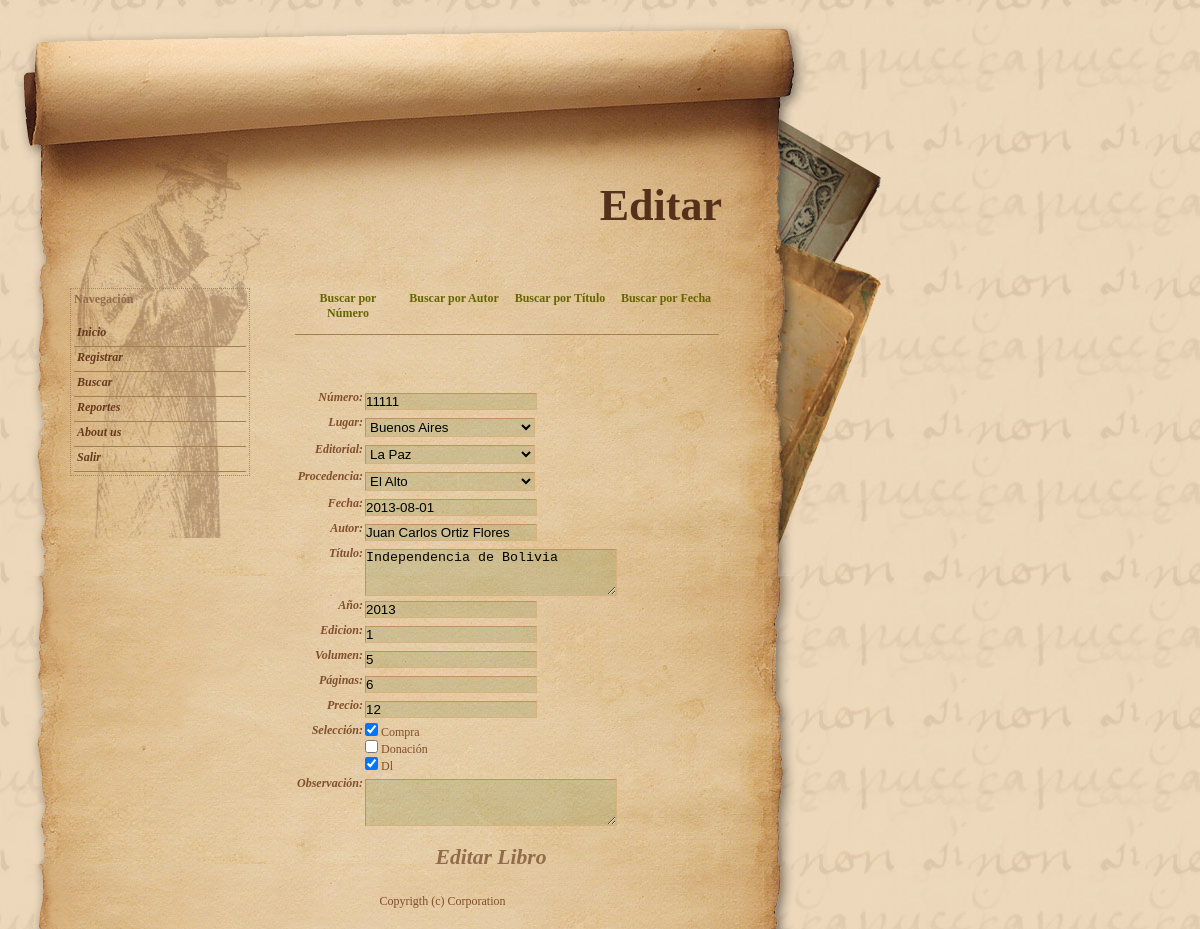
The app's page /buscar/editar.php?nro=11111 (signed in) with its own data.
### tables this page shows
CREATE TABLE IF NOT EXISTS `libro` (
  `nro` int(11) NOT NULL,
  `fecha` date NOT NULL,
  `autor` varchar(200) NOT NULL,
  `titulo` text NOT NULL,
  `id_lug` int(11) NOT NULL,
  `id_edi` int(11) NOT NULL,
  `anio` year(4) NOT NULL,
  `edicion` varchar(10) NOT NULL,
  `volumen` varchar(5) NOT NULL,
  `paginas` int(11) NOT NULL,
  `compra` tinyint(1) DEFAULT NULL,
  `precio` int(11) DEFAULT NULL,
  `donac` tinyint(1) DEFAULT NULL,
  `dl` tinyint(1) DEFAULT NULL,
  `id_pro` int(11) NOT NULL,
  `observacion` text,
  PRIMARY KEY (`nro`),
  KEY `id_lug` (`id_lug`,`id_edi`,`id_pro`),
  KEY `id_lug_2` (`id_lug`),
  KEY `id_edi` (`id_edi`),
  KEY `id_pro` (`id_pro`)
);

CREATE TABLE IF NOT EXISTS `lugar` (
  `id` int(11) NOT NULL AUTO_INCREMENT,
  `nombre` varchar(200) NOT NULL,
  PRIMARY KEY (`id`)
);

CREATE TABLE IF NOT EXISTS `editorial` (
  `id` int(11) NOT NULL AUTO_INCREMENT,
  `nombre` varchar(200) NOT NULL,
  PRIMARY KEY (`id`)
);

CREATE TABLE IF NOT EXISTS `procedencia` (
  `id` int(11) NOT NULL AUTO_INCREMENT,
  `nombre` varchar(200) NOT NULL,
  PRIMARY KEY (`id`)
);

### public/buscar/editar.php (the view, shortened to what this page needs)
<?php require_once('../../Connections/conex.php'); ?>
<?php
if (!function_exists("GetSQLValueString")) {
function GetSQLValueString($theValue, $theType, $theDefinedValue = "", $theNotDefinedValue = "")
{
  $theValue = function_exists("mysql_real_escape_string") ? mysql_real_escape_string($theValue) : mysql_escape_string($theValue);
  switch ($theType) {
    case "long":
    case "int":
      $theValue = ($theValue != "") ? intval($theValue) : "NULL";
      break;
  }
  return $theValue;
}
}
$editFormAction = $_SERVER['PHP_SELF'];
if (isset($_SERVER['QUERY_STRING'])) {
  $editFormAction .= "?" . htmlentities($_SERVER['QUERY_STRING']);
}
$colname_libro = "-1";
if (isset($_GET['nro'])) {
  $colname_libro = $_GET['nro'];
}
$query_libro = sprintf("SELECT * FROM libro WHERE nro = %s", GetSQLValueString($colname_libro, "int"));
$libro = mysql_query($query_libro, $conex) or die(mysql_error());
$row_libro = mysql_fetch_assoc($libro);
$totalRows_libro = mysql_num_rows($libro);
$query_lugar = "SELECT * FROM lugar ORDER BY nombre ASC";
$lugar = mysql_query($query_lugar, $conex) or die(mysql_error());
$row_lugar = mysql_fetch_assoc($lugar);
$query_editorial = "SELECT * FROM editorial ORDER BY nombre ASC";
$editorial = mysql_query($query_editorial, $conex) or die(mysql_error());
$row_editorial = mysql_fetch_assoc($editorial);
$query_procedencia = "SELECT * FROM procedencia ORDER BY nombre ASC";
$procedencia = mysql_query($query_procedencia, $conex) or die(mysql_error());
$row_procedencia = mysql_fetch_assoc($procedencia);
?>
<!DOCTYPE html PUBLIC "-//W3C//DTD XHTML 1.0 Transitional//EN" "http://www.w3.org/TR/xhtml1/DTD/xhtml1-transitional.dtd">
<html xmlns="http://www.w3.org/1999/xhtml">
<head>
<link href="../css/style.css" rel="stylesheet" type="text/css" />
<link href="../../SpryAssets/SpryValidationTextField.css" rel="stylesheet" type="text/css" />
<link href="../../SpryAssets/SpryValidationTextarea.css" rel="stylesheet" type="text/css" />
</head>
<body>
<div id="container">
  <div id="header">
    <h1>Editar</h1>
  </div>
  <div id="sideheader"></div>
  <div id="left_column">
    <div class="left_column_boxes">
      <h4>Navegación</h4>
      <div id="navcontainer">
        <ul id="navlist">
          <li><a href="../inicio.php">Inicio</a></li>
          <li><a href="../registrar/libro.php">Registrar</a></li>
          <li><a href="numero.php">Buscar</a></li>
          <li><a href="../reportes/todo.php">Reportes</a></li>
          <li><a href="#">About us </a></li>
          <li><a href="../logout.php">Salir</a></li>
        </ul>
      </div>
    </div>
  </div>
  <div id="content">
    <div id="listarH">
      <ul>
        <li><a href="numero.php">Buscar por Número</a></li>
        <li><a href="autor.php">Buscar por Autor</a></li>
        <li><a href="titulo.php">Buscar por Título</a></li>
        <li><a href="fecha.php">Buscar por Fecha</a></li>
      </ul>
    </div>
    <div id="mostrar">
    <?php if ($totalRows_libro > 0) {  ?>
  <form id="form1" name="form1" method="POST" action="<?php echo $editFormAction; ?>">
    <table>
      <tr>
        <th align="right" valign="top" scope="row">Número:</th>
        <td><span id="vnumero">
          <input name="numero" type="text" class="fields_contact_us" id="numero" value="<?php echo $row_libro['nro']; ?>" />
          <span class="textfieldRequiredMsg">Se necesita un valor.</span><span class="textfieldInvalidFormatMsg">Formato no válido.</span></span></td>
      </tr>
      <tr>
        <th align="right" valign="top" scope="row">Lugar:</th>
        <td><select name="lugar" id="lugar">
          <?php
do {
?>
          <option value="<?php echo $row_lugar['id']?>"<?php if (!(strcmp($row_lugar['id'], $row_libro['id_lug']))) {echo "selected=\"selected\"";} ?>><?php echo $row_lugar['nombre']?></option>
          <?php
} while ($row_lugar = mysql_fetch_assoc($lugar));
?>
          </select></td>
      </tr>
      <tr>
        <th align="right" valign="top" scope="row">Editorial:</th>
        <td><select name="editorial" id="editorial">
          <?php
do {
?>
          <option value="<?php echo $row_editorial['id']?>"<?php if (!(strcmp($row_editorial['id'], $row_libro['id_edi']))) {echo "selected=\"selected\"";} ?>><?php echo $row_editorial['nombre']?></option>
          <?php
} while ($row_editorial = mysql_fetch_assoc($editorial));
?>
          </select></td>
      </tr>
      <tr>
        <th align="right" valign="top" scope="row">Procedencia:</th>
        <td><select name="procedencia" id="procedencia">
          <?php
do {
?>
          <option value="<?php echo $row_procedencia['id']?>"<?php if (!(strcmp($row_procedencia['id'], $row_libro['id_pro']))) {echo "selected=\"selected\"";} ?>><?php echo $row_procedencia['nombre']?></option>
          <?php
} while ($row_procedencia = mysql_fetch_assoc($procedencia));
?>
          </select></td>
      </tr>
      <tr>
        <th align="right" valign="top" scope="row">Fecha:</th>
        <td><span id="vfecha">
          <input name="fecha" type="text" class="fields_contact_us" id="fecha" value="<?php echo $row_libro['fecha']; ?>" />
          <span class="textfieldRequiredMsg">Se necesita un valor.</span><span class="textfieldInvalidFormatMsg">Formato no válido.</span></span></td>
      </tr>
      <tr>
        <th align="right" valign="top" scope="row">Autor:</th>
        <td><span id="vautor">
          <input name="autor" type="text" class="fields_contact_us" id="autor" value="<?php echo $row_libro['autor']; ?>" />
          <span class="textfieldRequiredMsg">Se necesita un valor.</span></span></td>
      </tr>
      <tr>
        <th align="right" valign="top" scope="row">Título:</th>
        <td><span id="vtitulo">
          <textarea name="titulo" id="titulo" cols="45" rows="3"><?php echo $row_libro['titulo']; ?></textarea>
          <span class="textareaRequiredMsg">Se necesita un valor.</span></span></td>
      </tr>
      <tr>
        <th align="right" valign="top" scope="row">Año:</th>
        <td><span id="vanio">
          <input name="anio" type="text" class="fields_contact_us" id="anio" value="<?php echo $row_libro['anio']; ?>" />
          </span></td>
      </tr>
      <tr>
        <th align="right" valign="top" scope="row">Edicion:</th>
        <td><input name="edicion" type="text" class="fields_contact_us" id="edicion" value="<?php echo $row_libro['edicion']; ?>" /></td>
      </tr>
      <tr>
        <th align="right" valign="top" scope="row">Volumen:</th>
        <td><input name="volumen" type="text" class="fields_contact_us" id="volumen" value="<?php echo $row_libro['volumen']; ?>" /></td>
      </tr>
      <tr>
        <th align="right" valign="top" scope="row">Páginas:</th>
        <td><input name="paginas" type="text" class="fields_contact_us" id="paginas" value="<?php echo $row_libro['paginas']; ?>" /></td>
      </tr>
      <tr>
        <th align="right" valign="top" scope="row">Precio:</th>
        <td><input name="precio" type="text" class="fields_contact_us" id="precio" value="<?php echo $row_libro['precio']; ?>" /></td>
      </tr>
      <tr>
        <th align="right" valign="top" scope="row">Selección:</th>
        <td><input <?php if (!(strcmp($row_libro['compra'],1))) {echo "checked=\"checked\"";} ?> type="checkbox" name="compra" id="compra" />
          <label for="compra">Compra</label>
          <br />
          <input <?php if (!(strcmp($row_libro['donac'],1))) {echo "checked=\"checked\"";} ?> type="checkbox" name="donac" id="donac" />
          <label for="donac">Donación</label>
          <br />
          <input <?php if (!(strcmp($row_libro['dl'],1))) {echo "checked=\"checked\"";} ?> type="checkbox" name="dl" id="dl" />
          <label for="dl">Dl</label></td>
      </tr>
      <tr>
        <th align="right" valign="top" scope="row">Observación:</th>
        <td><textarea name="obs" id="obs" cols="45" rows="3"><?php echo $row_libro['observacion']; ?></textarea></td>
      </tr>
      <tr>
        <th align="right" valign="top" scope="row">&nbsp;</th>
        <td><input type="submit" class="submit_button" value="Editar Libro" /></td>
      </tr>
    </table>
  </form>
  <?php }  ?>
    </div>
  </div>
  <div id="footer">Copyrigth (c) Corporation</div>
</div>
</body>
</html>

### public/css/style.css (style rules this page uses)
* { margin: 0; padding: 0; }
body { background-color: green; background-image: url(../images/body.jpg); font-family: Georgia, "Times New Roman", Times, serif; font-size: 62.5%; color: #814F2C; }
#container { width: 885px; min-height: 576px; font-size: 1.2em; background-image: url(../images/container.jpg); background-repeat: repeat-y; }
#header { background-image: url(../images/header.jpg); height: 288px; margin-top: 0px; }
#sideheader { background-image: url(../images/sideheader.jpg); height: 576px; width: 145px; position: absolute; left: 740px; top: 0px; }
#left_column { width: 180px; margin-top: 0px; float: left; background-image: url(../images/left_column.jpg); background-repeat: no-repeat; margin-left: 70px!important; margin-left: 35px; min-height: 250px; }
.left_column_boxes { border: 1px dotted #AA8661!important; border: none; padding: 3px; margin-bottom: 20px; }
#content { padding-right: 150px; margin-left: 295px; }
#footer { padding: 20px; clear: both; text-align: center; }
h1 { float: right; margin-right: 163px!important; margin-right: 80px; margin-top: 180px; font-size: 44px; color: #55311B; }
h4 { color: #926B4A; margin-bottom: 15px; }
a:link, a:visited, a:active { color: #666600 }
#navcontainer ul { list-style-type: none; }
#navcontainer a { display: block; padding: 3px; border-bottom: 1px solid #A47F52; font-weight: bold; height: 1.5em; }
#navcontainer a:link, #navlist a:visited { color: #65391E; text-decoration: none; font-style: italic; }
th { font-style: italic; }
input.fields_contact_us { width: 170px; background: url(../images/menu_hover.png)!important; background: none; border-top: 1px solid #C0935C; border-left: 1px solid #C0935C; border-bottom: 1px solid #D9B17D; border-right: 1px solid #D9B17D; margin-top: 3px; margin-bottom: 3px; }
select { display: block; width: 170px; background: url(../images/menu_hover.png)!important; background: none; border-top: 1px solid #C0935C; border-left: 1px solid #C0935C; border-bottom: 1px solid #D9B17D; border-right: 1px solid #D9B17D; margin-top: 3px; margin-bottom: 3px; }
textarea { width: 250px; background: url(../images/menu_hover.png)!important; background: none; border-top: 1px solid #C0935C; border-left: 1px solid #C0935C; border-bottom: 1px solid #D9B17D; border-right: 1px solid #D9B17D; margin-top: 3px; }
.submit_button { margin-top: 15px; width: 100%; padding: 2px; background: none; cursor: pointer; color: #926B4A; border: none; font-size: 1.8em; font-weight: bold; font-family: "Times New Roman", Times, serif; font-style: italic; }
#listarH li { display: inline; }
#listarH ul li a { width: 100px; display: block; float: left; padding: 3px; border-bottom: 1px solid #A47F52; font-weight: bold; height: 40px; width: 100px; text-decoration: none; text-align: center; }
#mostrar { margin-top: -150px; }

### records on screen
libro: numero "11111", lugar "Buenos Aires", editorial "La Paz", procedencia "El Alto", fecha "2013-08-01", autor "Juan Carlos Ortiz Flores", titulo "Independencia de Bolivia", anio "2013", edicion "1", volumen "5", paginas "6", precio "12", compra "☑", dl "☑"
